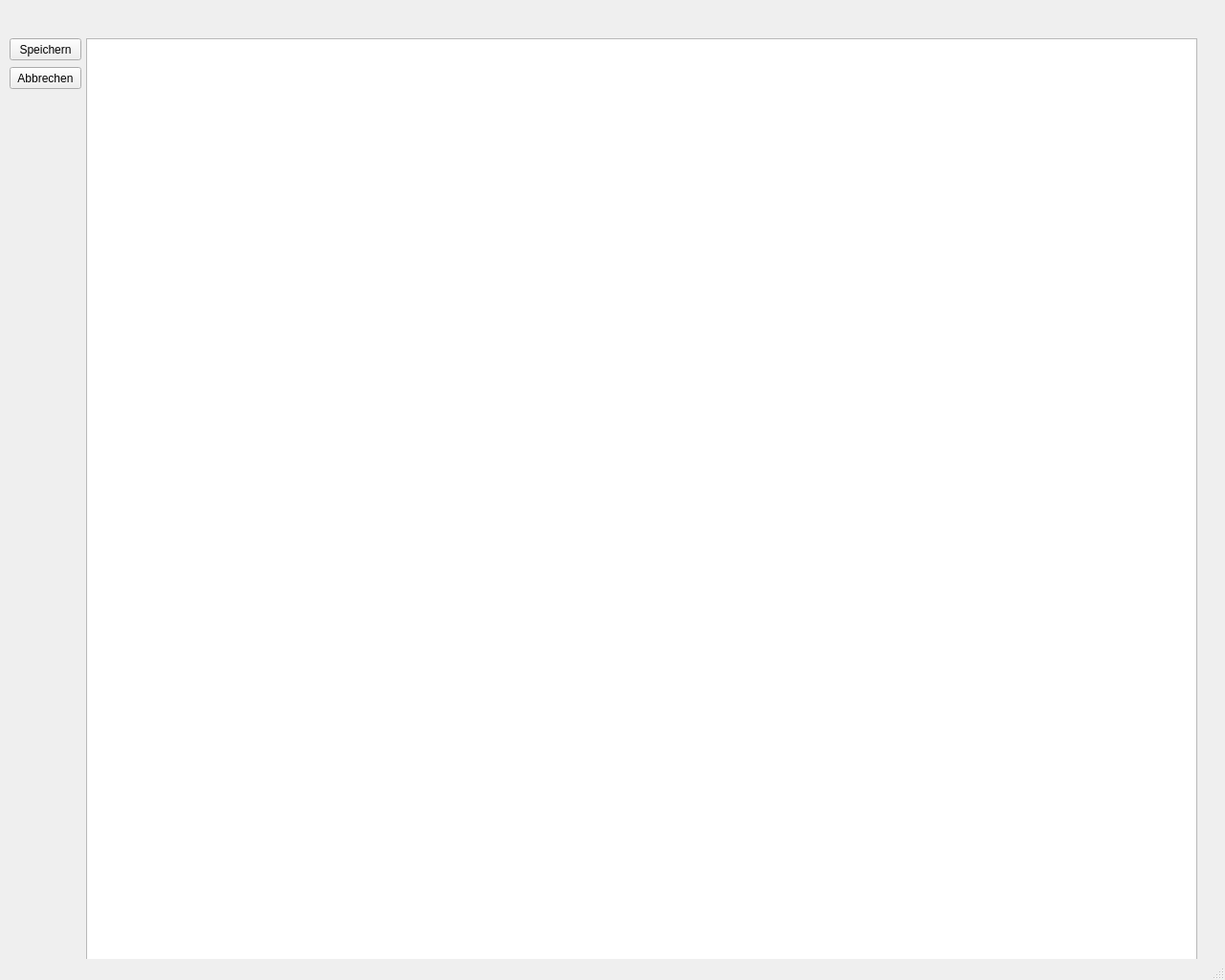
<?xml version="1.0" encoding="UTF-8"?>
<ui version="4.0">
 <class>DatensatzBearbeiten</class>
 <widget class="QMainWindow" name="DatensatzBearbeiten">
  <property name="geometry">
   <rect>
    <x>0</x>
    <y>0</y>
    <width>1280</width>
    <height>1024</height>
   </rect>
  </property>
  <property name="windowTitle">
   <string>MainWindow</string>
  </property>
  <widget class="QWidget" name="centralwidget">
   <widget class="QPushButton" name="pushButton">
    <property name="geometry">
     <rect>
      <x>10</x>
      <y>40</y>
      <width>75</width>
      <height>23</height>
     </rect>
    </property>
    <property name="text">
     <string>Speichern</string>
    </property>
   </widget>
   <widget class="QTableWidget" name="tableWidget">
    <property name="geometry">
     <rect>
      <x>90</x>
      <y>40</y>
      <width>1161</width>
      <height>971</height>
     </rect>
    </property>
   </widget>
   <widget class="QPushButton" name="pushButton_2">
    <property name="geometry">
     <rect>
      <x>10</x>
      <y>70</y>
      <width>75</width>
      <height>23</height>
     </rect>
    </property>
    <property name="text">
     <string>Abbrechen</string>
    </property>
   </widget>
  </widget>
  <widget class="QMenuBar" name="menubar">
   <property name="geometry">
    <rect>
     <x>0</x>
     <y>0</y>
     <width>1280</width>
     <height>21</height>
    </rect>
   </property>
  </widget>
  <widget class="QStatusBar" name="statusbar"/>
 </widget>
 <resources/>
 <connections/>
</ui>
